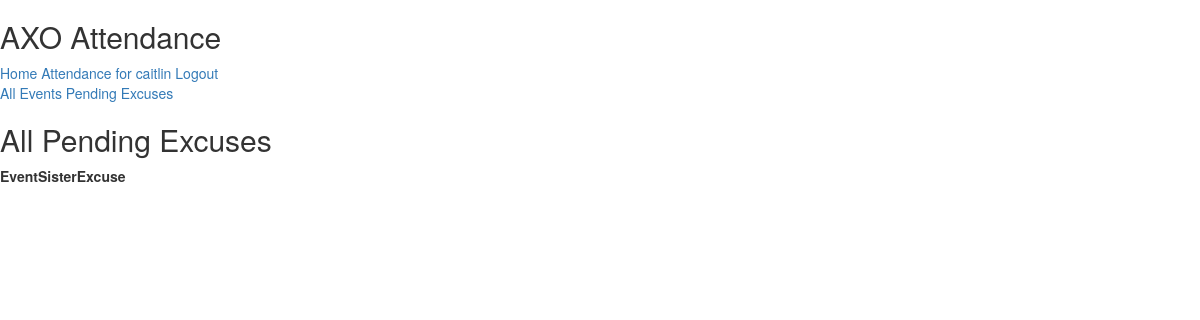
The app's page /attendance/excuses/pending/ (signed in), older data.
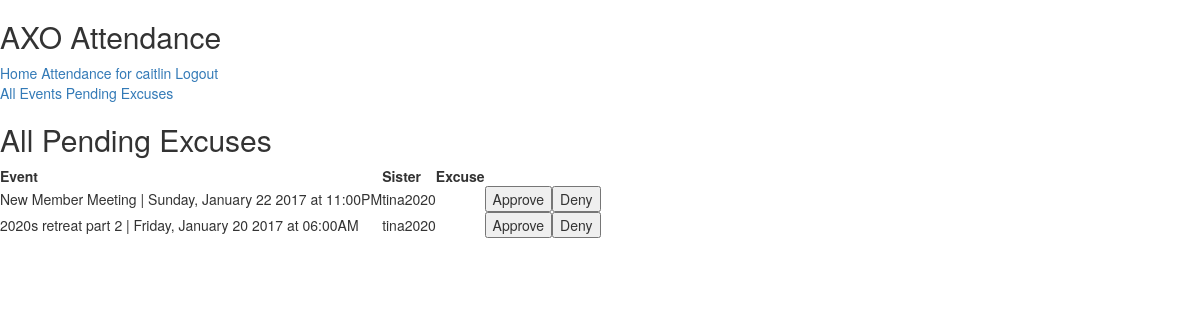
The same page, newer data.
### attendance/models.py (models this page shows, shortened)
class Excuse(models.Model):
  PENDING = 0
  APPROVED = 1
  DENIED = 2
  STATUS = (
    (PENDING, 'Pending'),
    (APPROVED, 'Approved'),
    (DENIED, 'Denied')
  )
  event = models.ForeignKey(Event)
  sister = models.ForeignKey(Sister)
  text = models.CharField(max_length=1000)
  status = models.IntegerField(choices=STATUS, default=PENDING)

@python_2_unicode_compatible
class Event(models.Model):
  VALUE_OF_EXCUSED_ABSENCE = .75
  name = models.CharField(max_length=200)
  date = models.DateTimeField()
  is_mandatory = models.BooleanField(default=False)
  is_activated = models.BooleanField(default=False)
  sisters_required = models.ManyToManyField(Sister, blank=True, related_name='sisters_required')
  sisters_attended = models.ManyToManyField(Sister, blank=True, related_name='sisters_attended')
  sisters_excused = models.ManyToManyField(Sister, blank=True, related_name='sisters_excused')
  points = models.IntegerField()
  def __str__(self):
    formatted_date = self.date.strftime("%A, %B %d %Y at %I:%M%p")
    return self.name + " | " + formatted_date

@python_2_unicode_compatible
class Sister(models.Model):
  ACTIVE = 0
  ALUM = 1
  NEW_MEMBER = 2
  PRC = 3
  ABROAD = 4
  STATUS = (
    (ACTIVE, 'Active'),
    (ALUM, 'Alum'),
    (NEW_MEMBER, 'New Member'),
    (PRC, 'PRC'),
    (ABROAD, 'Abroad')
  )
  user = models.OneToOneField(User, on_delete=models.CASCADE)
  status = models.IntegerField(choices=STATUS)
  class_year = models.IntegerField()

### attendance/views.py (the view)
@user_passes_test(lambda u: u.is_superuser)
def excuse_pending(request):
  excuses = Excuse.objects.filter(status=Excuse.PENDING)
  return render(request, 'attendance/excuse_pending.html', {'excuses': excuses})

### attendance/templates/attendance/excuse_pending.html (shortened to what this page needs)
{% extends "attendance/base.html" %}
{% block content %}
<h2> All Pending Excuses </h2>
<table>
  <tr>
    <th> Event </th>
    <th> Sister </th>
    <th> Excuse </th>
  </tr>
  {% for excuse in excuses %}
    <tr>
      <td> {{ excuse.event }} </td>
      <td> {{ excuse.sister.user.username }} </td>
      <td> {{ excuse.text }} </td>
      <td>
        <form action="{% url 'attendance:excuse_approve' excuse.id %}" method="post">
          <input type="submit" value="Approve" />
        </form>
      </td>
      <td>
        <form action="{% url 'attendance:excuse_deny' excuse.id %}" method="post">
          <input type="submit" value="Deny" />
        </form>
      </td>
    </tr>
  {% endfor %}
{% endblock content %}

Row changes from the older to the newer data that the page shows:
added Excuse: event "New Member Meeting | Sunday, January 22 2017 at 11:00PM", sister.user.username "tina2020"
added Excuse: event "2020s retreat part 2 | Friday, January 20 2017 at 06:00AM", sister.user.username "tina2020"
